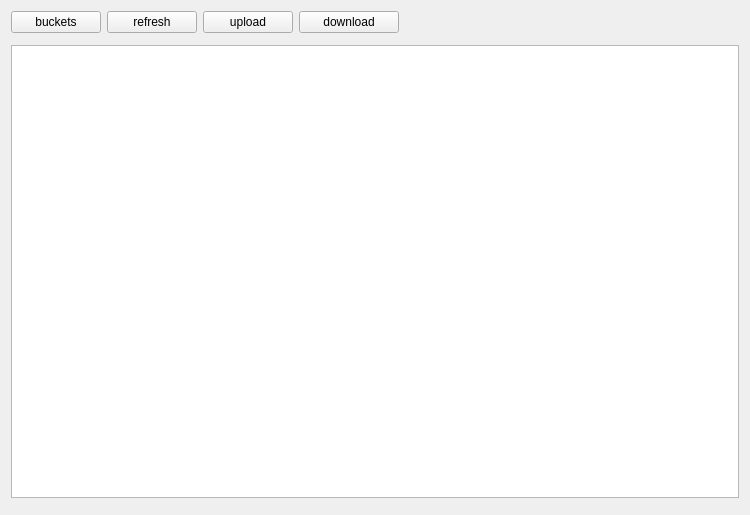
<?xml version="1.0" encoding="UTF-8"?>
<ui version="4.0">
 <class>ObjectsWidget</class>
 <widget class="QWidget" name="ObjectsWidget">
  <property name="geometry">
   <rect>
    <x>0</x>
    <y>0</y>
    <width>750</width>
    <height>515</height>
   </rect>
  </property>
  <property name="windowTitle">
   <string>Form</string>
  </property>
  <layout class="QGridLayout" name="gridLayout_2">
   <item row="0" column="0">
    <layout class="QGridLayout" name="gridLayout">
     <item row="0" column="0">
      <widget class="QWidget" name="widgetTools" native="true">
       <layout class="QHBoxLayout" name="horizontalLayout">
        <property name="leftMargin">
         <number>0</number>
        </property>
        <property name="topMargin">
         <number>0</number>
        </property>
        <property name="rightMargin">
         <number>0</number>
        </property>
        <property name="bottomMargin">
         <number>0</number>
        </property>
        <item>
         <widget class="QPushButton" name="pushButtonBuckets">
          <property name="minimumSize">
           <size>
            <width>90</width>
            <height>0</height>
           </size>
          </property>
          <property name="maximumSize">
           <size>
            <width>90</width>
            <height>16777215</height>
           </size>
          </property>
          <property name="text">
           <string>buckets</string>
          </property>
         </widget>
        </item>
        <item>
         <widget class="QPushButton" name="pushButtonRefresh">
          <property name="minimumSize">
           <size>
            <width>90</width>
            <height>0</height>
           </size>
          </property>
          <property name="maximumSize">
           <size>
            <width>90</width>
            <height>16777215</height>
           </size>
          </property>
          <property name="text">
           <string>refresh</string>
          </property>
         </widget>
        </item>
        <item>
         <widget class="QPushButton" name="pushButtonUpload">
          <property name="minimumSize">
           <size>
            <width>90</width>
            <height>0</height>
           </size>
          </property>
          <property name="maximumSize">
           <size>
            <width>90</width>
            <height>16777215</height>
           </size>
          </property>
          <property name="text">
           <string>upload</string>
          </property>
         </widget>
        </item>
        <item>
         <widget class="QPushButton" name="pushButtonDownload">
          <property name="minimumSize">
           <size>
            <width>100</width>
            <height>0</height>
           </size>
          </property>
          <property name="maximumSize">
           <size>
            <width>100</width>
            <height>16777215</height>
           </size>
          </property>
          <property name="text">
           <string>download</string>
          </property>
         </widget>
        </item>
        <item>
         <spacer name="horizontalSpacer">
          <property name="orientation">
           <enum>Qt::Horizontal</enum>
          </property>
          <property name="sizeHint" stdset="0">
           <size>
            <width>348</width>
            <height>20</height>
           </size>
          </property>
         </spacer>
        </item>
       </layout>
      </widget>
     </item>
     <item row="1" column="0">
      <widget class="BreadWidget" name="widgetBread" native="true"/>
     </item>
     <item row="2" column="0">
      <widget class="QTableView" name="tableView"/>
     </item>
     <item row="3" column="0">
      <widget class="PageWidget" name="widgetPage" native="true"/>
     </item>
    </layout>
   </item>
  </layout>
 </widget>
 <customwidgets>
  <customwidget>
   <class>PageWidget</class>
   <extends>QWidget</extends>
   <header>pagewidget.h</header>
   <container>1</container>
  </customwidget>
  <customwidget>
   <class>BreadWidget</class>
   <extends>QWidget</extends>
   <header>breadwidget.h</header>
   <container>1</container>
  </customwidget>
 </customwidgets>
 <resources/>
 <connections/>
</ui>
